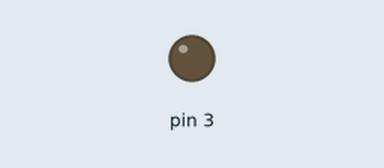
The sketch below on a simulated Arduino Uno, built with avr-gcc and run on an emulated ATmega328P. Shown: output pins drawn as LEDs (lit = HIGH).

Above: at 0.05 s.
At 9.45 s:
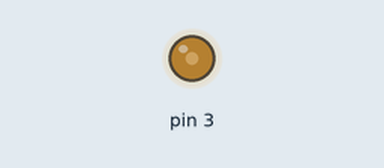
At 19.95 s:
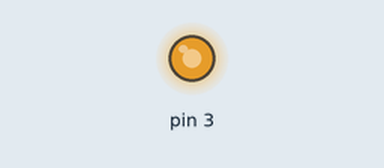
At 39.85 s:
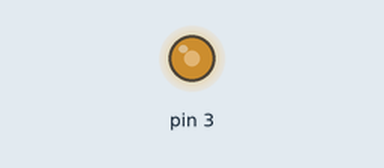
Timing chart, 0 to 40.0 s (numbered marks = the images above):
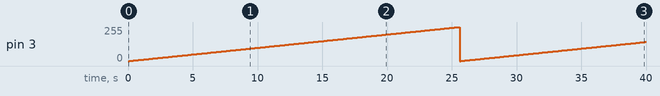

Measured:
- by itself, pin 3: 0/255 → 1/255 at 0.10 s, → 2/255 0.10 s later, → 3/255 0.10 s later, → 4/255 0.10 s later, … (399 changes in this stretch)

The sketch:

PWM.ino
```cpp
byte nivell_PWM=0;

void setup()
{
pinMode(3, OUTPUT);
}

void loop()
{
analogWrite(3,nivell_PWM);
delay(100);
nivell_PWM=nivell_PWM+1;
}
```
